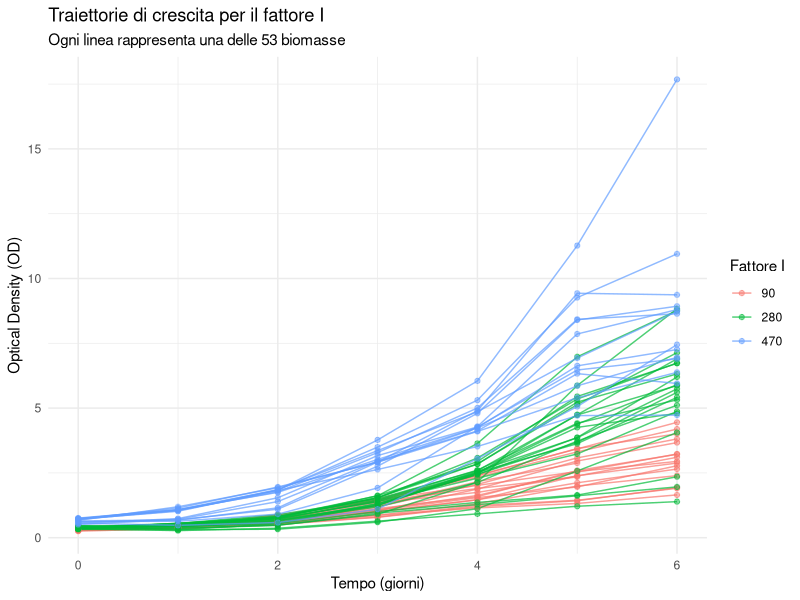
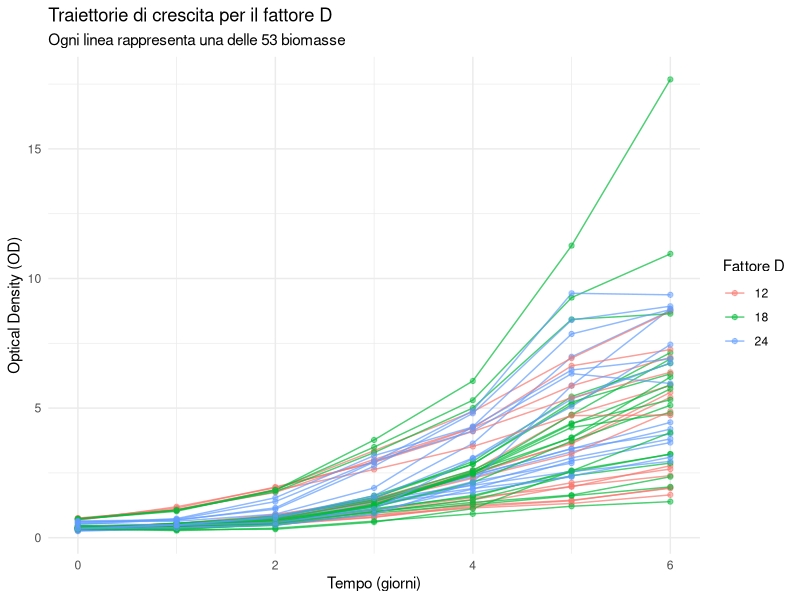
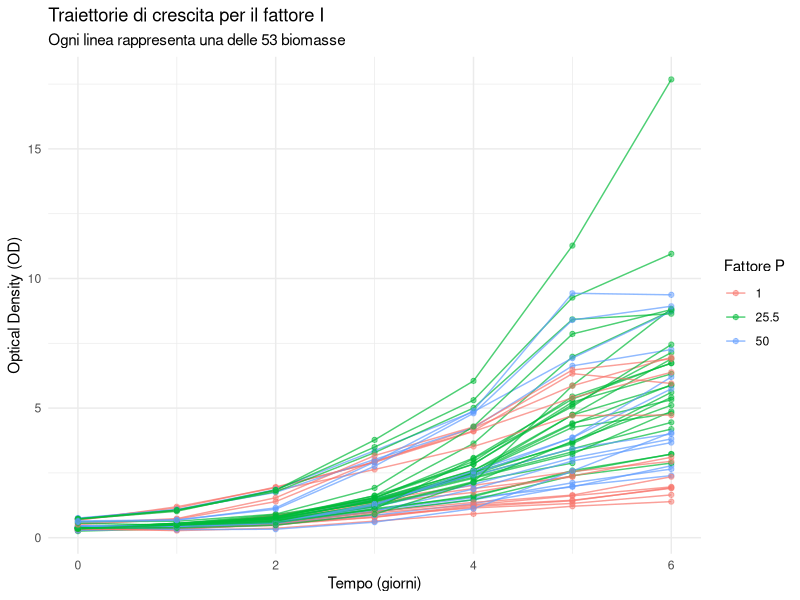
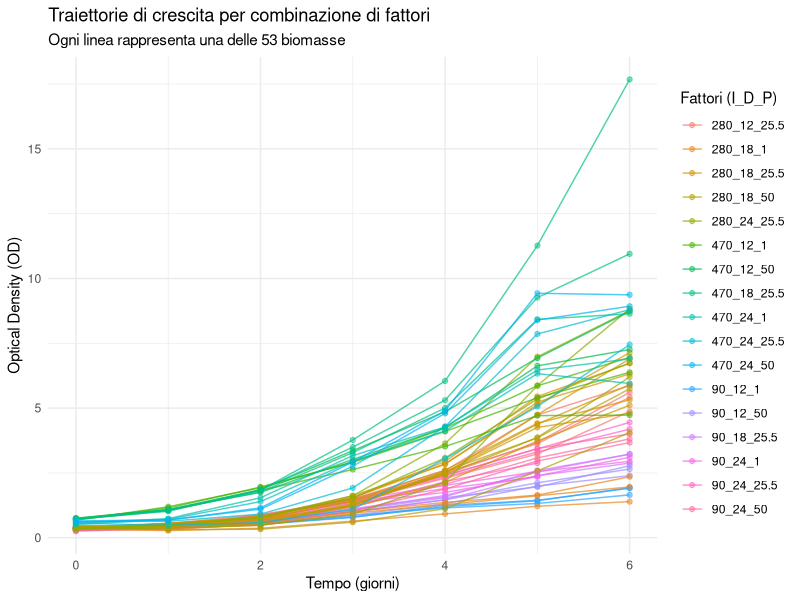
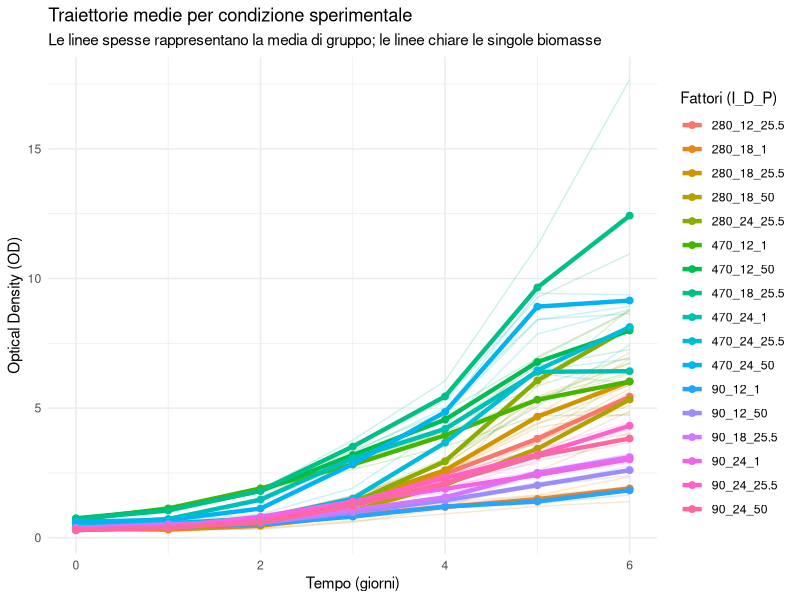

The R source for these figures, in order:
library(readxl)
library(dplyr)
library(ggplot2)

# Caricamento e pulizia
dati <- readxl::read_xlsx("nostoc.xlsx", skip = 2)
# Rinominiamo le colonne (basandoci sulla struttura del file)
colnames(dati) <- c("row_id", "I", "D", "P", "tempo", "OD")

# Trasformiamo OD in numerico (gestisce eventuali "-" o caratteri non validi)
dati$OD <- as.numeric(dati$OD)

# Creiamo l'id_biomassa univoco per le 53 biomasse
dati$id_biomassa <- rep(1:53, each = 7)

# Creiamo l'indicatore di gruppo (combinazione fattori)
dati$condizione_sperimentale <- paste(dati$I,
                                      dati$D,
                                      dati$P,
                                      sep = "_")

table(dati$condizione_sperimentale)

# Analisi esplorativa ----

## Marginale ----

library(ggplot2)

ggplot(dati, aes(x = tempo, y = OD, color = as.factor(I), group = id_biomassa)) +
  geom_line(alpha = 0.7, na.rm = TRUE) +
  geom_point(alpha = 0.5, na.rm = TRUE) + # Opzionale: aggiunge i punti per chiarezza
  labs(
    title = "Traiettorie di crescita per il fattore I",
    subtitle = "Ogni linea rappresenta una delle 53 biomasse",
    x = "Tempo (giorni)",
    y = "Optical Density (OD)",
    color = "Fattore I"
  ) +
  theme_minimal()

ggplot(dati, aes(x = tempo, y = OD, color = as.factor(D), group = id_biomassa)) +
  geom_line(alpha = 0.7, na.rm = TRUE) +
  geom_point(alpha = 0.5, na.rm = TRUE) + # Opzionale: aggiunge i punti per chiarezza
  labs(
    title = "Traiettorie di crescita per il fattore D",
    subtitle = "Ogni linea rappresenta una delle 53 biomasse",
    x = "Tempo (giorni)",
    y = "Optical Density (OD)",
    color = "Fattore D"
  ) +
  theme_minimal()

ggplot(dati, aes(x = tempo, y = OD, color = as.factor(P), group = id_biomassa)) +
  geom_line(alpha = 0.7, na.rm = TRUE) +
  geom_point(alpha = 0.5, na.rm = TRUE) + # Opzionale: aggiunge i punti per chiarezza
  labs(
    title = "Traiettorie di crescita per il fattore I",
    subtitle = "Ogni linea rappresenta una delle 53 biomasse",
    x = "Tempo (giorni)",
    y = "Optical Density (OD)",
    color = "Fattore P"
  ) +
  theme_minimal()

## Congiunta ----

ggplot(dati, aes(x = tempo, y = OD, color = condizione_sperimentale, group = id_biomassa)) +
  geom_line(alpha = 0.7, na.rm = TRUE) +
  geom_point(alpha = 0.5, na.rm = TRUE) + # Opzionale: aggiunge i punti per chiarezza
  labs(
    title = "Traiettorie di crescita per combinazione di fattori",
    subtitle = "Ogni linea rappresenta una delle 53 biomasse",
    x = "Tempo (giorni)",
    y = "Optical Density (OD)",
    color = "Fattori (I_D_P)"
  ) +
  theme_minimal()

ggplot(dati, aes(x = tempo, y = OD, color = condizione_sperimentale)) +
  geom_line(aes(group = id_biomassa), alpha = 0.2, na.rm = TRUE) +
  stat_summary(fun = mean, geom = "line", linewidth = 1.5, na.rm = TRUE) +
  stat_summary(fun = mean, geom = "point", size = 2, na.rm = TRUE) +
  labs(
    title = "Traiettorie medie per condizione sperimentale",
    subtitle = "Le linee spesse rappresentano la media di gruppo; le linee chiare le singole biomasse",
    x = "Tempo (giorni)",
    y = "Optical Density (OD)",
    color = "Fattori (I_D_P)"
  ) +
  theme_minimal()
